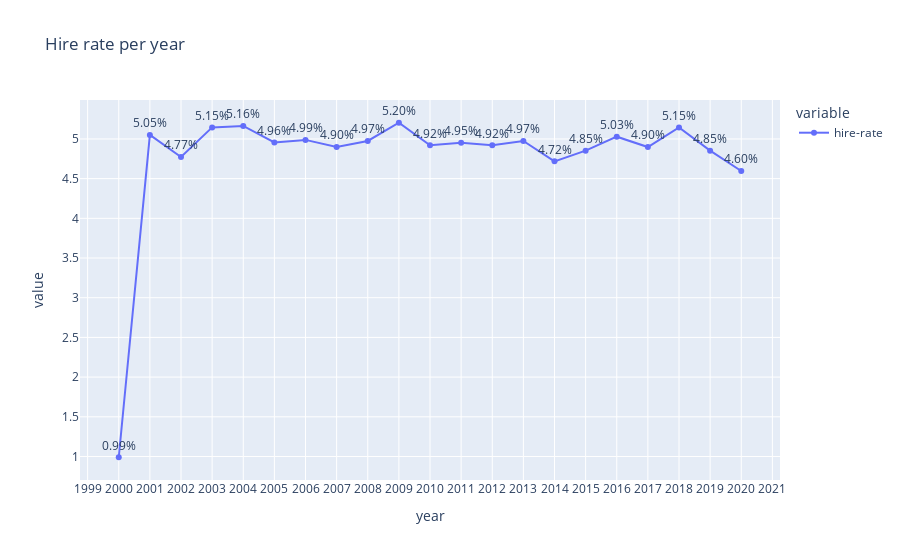

Notebook source saved alongside this figure:
### Code cell
fig = px.line(data_frame=hire_df, markers=True, text=[f'{y:.2f}%' for y in hire_df["hire-rate"].values], title="Hire rate per year")
fig.update_traces(textposition='top center')
fig.update_xaxes(tickmode='linear', nticks=len(hire_df.index))
fig.show()

### Figure 1 — Plotly figure (JSON) as saved in the notebook; plotly's stock layout.template omitted (floating-point values rounded to 4 significant figures)
{"data": [{"hovertemplate": "variable=hire-rate<br>year=%{x}<br>value=%{y}<br>text=%{text}<extra></extra>", "legendgroup": "hire-rate", "line": {"color": "#636efa", "dash": "solid"}, "marker": {"symbol": "circle"}, "mode": "markers+lines+text", "name": "hire-rate", "orientation": "v", "showlegend": true, "text": ["0.99%", "5.05%", "4.77%", "5.15%", "5.16%", "4.96%", "4.99%", "4.90%", "4.97%", "5.20%", "4.92%", "4.95%", "4.92%", "4.97%", "4.72%", "4.85%", "5.03%", "4.90%", "5.15%", "4.85%", "4.60%"], "textposition": "top center", "type": "scatter", "x": [2000, 2001, 2002, 2003, 2004, 2005, 2006, 2007, 2008, 2009, 2010, 2011, 2012, 2013, 2014, 2015, 2016, 2017, 2018, 2019, 2020], "xaxis": "x", "y": [0.9904, 5.051, 4.772, 5.145, 5.163, 4.956, 4.988, 4.898, 4.974, 5.204, 4.92, 4.952, 4.92, 4.974, 4.718, 4.853, 5.028, 4.898, 5.145, 4.853, 4.596], "yaxis": "y"}], "layout": {"autosize": true, "legend": {"title": {"text": "variable"}, "tracegroupgap": 0}, "title": {"text": "Hire rate per year"}, "xaxis": {"anchor": "y", "autorange": true, "domain": [0, 1], "nticks": 21, "range": [1999.0, 2021.0], "tickmode": "linear", "title": {"text": "year"}, "type": "linear"}, "yaxis": {"anchor": "x", "autorange": true, "domain": [0, 1], "range": [0.6426, 5.552], "title": {"text": "value"}, "type": "linear"}}}
